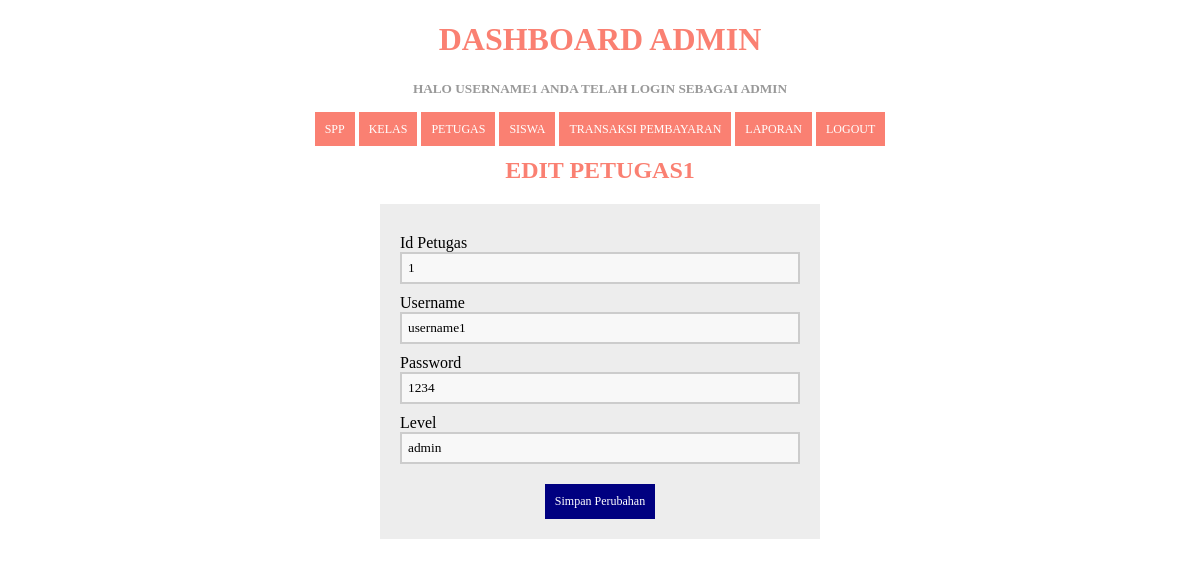
The page /edit_petugas.php?id=1 (signed in) on the database its author committed.
### tables this page shows
CREATE TABLE `tb_petugas` (
  `id_petugas` int(11) NOT NULL,
  `username` varchar(25) NOT NULL,
  `password` varchar(32) NOT NULL,
  `nama_petugas` varchar(35) NOT NULL,
  `level` enum('admin','petugas') NOT NULL
);

### edit_petugas.php (the view, shortened to what this page needs)
<?php
include 'koneksi.php';
  if (isset($_GET['id'])) {
    $query = "SELECT * FROM tb_petugas ORDER BY id_petugas";
    $result = mysqli_query($koneksi, $query);
    $data = mysqli_fetch_assoc($result);
  } else {
    echo "<script>alert('Masukkan data id.');window.location='petugas.php';</script>";
  }
  ?>
<!DOCTYPE html>
<html>
  <head>
  </head>
<body>
  <?php
  include ('header.php');
?>
      <center>
        <h2>Edit Petugas<?php echo $data['id_petugas']; ?></h2>
      <center>
      <form method="POST" action="proses_editpetugas.php" enctype="multipart/form-data" >
      <section class="base">
        <div>
          <label>Id Petugas</label>
          <input type="text" name="id_petugas" value="<?php echo $data['id_petugas']; ?>" required=""/>
        </div>
        <div>
          <label>Username</label>
          <input type="text" name="username" value="<?php echo $data['username']; ?>" required=""/>
        </div>
        <div>
          <label>Password</label>
         <input type="text" name="password" value="<?php echo $data['password']; ?>" required=""/>
        </div>
         <div>
          <label>Level</label>
         <input type="text" name="level" value="<?php echo $data['level']; ?>" required=""/>
        </div>
        <div>
         <button type="submit">Simpan Perubahan</button>
        </div>
        </section>
      </form>
</body>
</html>

### edit_petugas.php (style rules this page uses)
* { font-family: "Trebuchet MS"; }
h2 { text-transform: uppercase; color: salmon; }
button { background-color: navy; color: #fff; padding: 10px; text-decoration: none; font-size: 12px; border: 0px; margin-top: 20px; }
label { margin-top: 10px; float: left; text-align: left; width: 100%; }
input { padding: 6px; width: 100%; box-sizing: border-box; background: #f8f8f8; border: 2px solid #ccc; outline-color: coral; }
div { width: 100%; height: auto; }
.base { width: 400px; height: auto; padding: 20px; margin-left: auto; margin-right: auto; background: #ededed; }

### header.php (style rules this page uses)
* { font-family: "Trebuchet MS"; }

### rows shown on the page
tb_petugas: id_petugas "1", username "username1", password "1234", level "admin"

### other values the page prints
$_SESSION['username'] "USERNAME1"
$_SESSION['level'] "ADMIN"
